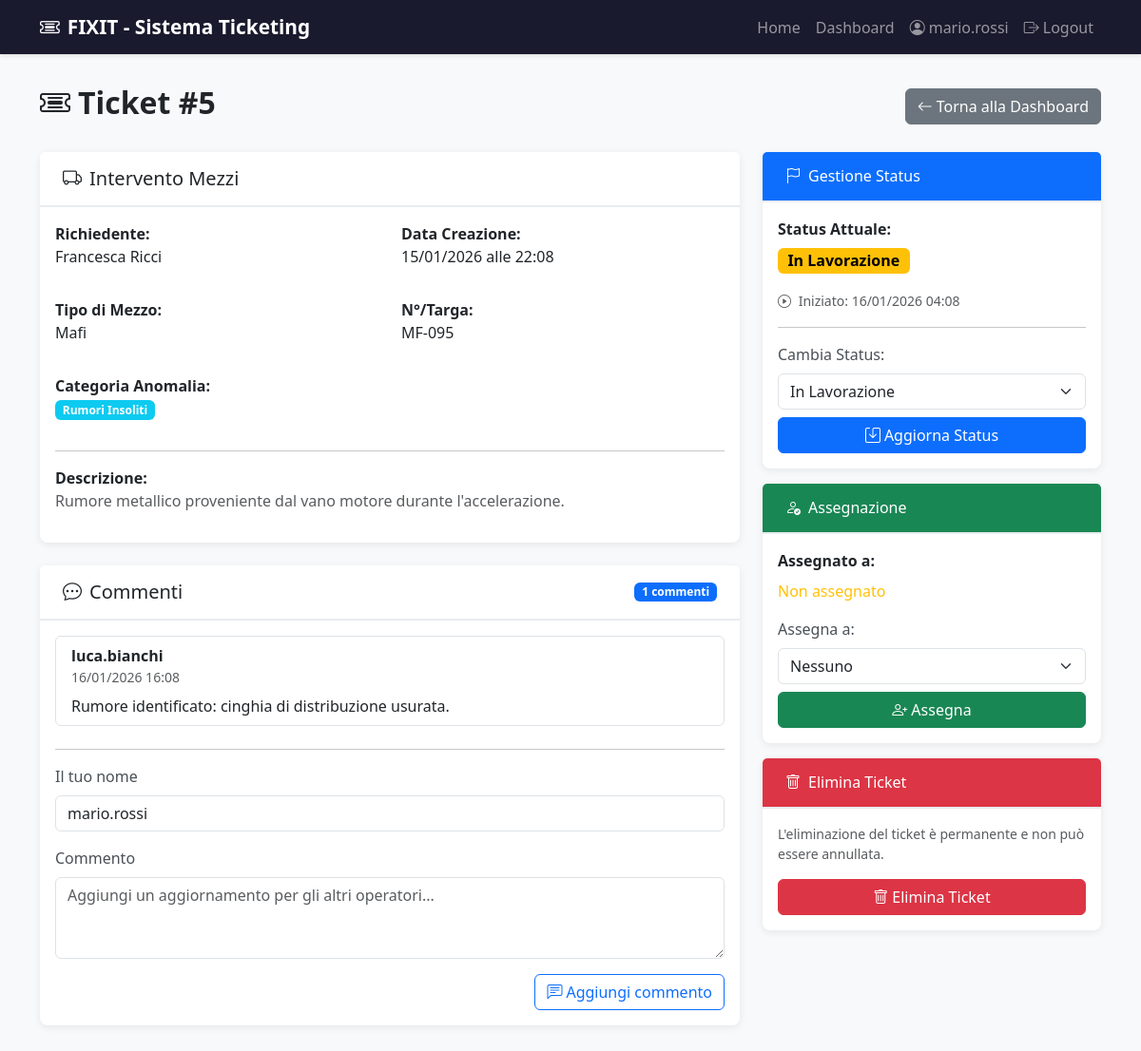
Screenshot of /admin/ticket/5 (signed in) with the database file from the repository.
### app.py (models this page shows, shortened)
class User(db.Model):
    __tablename__ = 'users'
    id = db.Column(db.Integer, primary_key=True)
    username = db.Column(db.String(80), unique=True, nullable=False)
    password_hash = db.Column(db.String(200), nullable=False)
    is_superuser = db.Column(db.Boolean, default=False, nullable=False)
    assigned_tickets = db.relationship('Ticket', backref='assigned_to', lazy=True, foreign_keys='Ticket.assigned_to_id')

class Ticket(db.Model):
    __tablename__ = 'tickets'
    id = db.Column(db.Integer, primary_key=True)
    ticket_type = db.Column(db.String(20), nullable=False)  # 'MEZZO' or 'TECNICO'
    status = db.Column(db.String(20), default='NUOVO', nullable=False)  # 'NUOVO', 'IN_LAVORAZIONE', 'RISOLTO'
    created_at = db.Column(db.DateTime, default=datetime.utcnow, nullable=False)
    started_at = db.Column(db.DateTime, nullable=True)
    closed_at = db.Column(db.DateTime, nullable=True)
    requester_name = db.Column(db.String(100), nullable=False)
    description = db.Column(db.Text, nullable=False)
    image_filename = db.Column(db.String(200), nullable=True)
    assigned_to_id = db.Column(db.Integer, db.ForeignKey('users.id'), nullable=True)
    vehicle_type = db.Column(db.String(50), nullable=True)
    vehicle_number = db.Column(db.String(50), nullable=True)
    anomaly_category = db.Column(db.String(100), nullable=True)
    department = db.Column(db.String(100), nullable=True)
    title = db.Column(db.String(200), nullable=True)
    priority = db.Column(db.String(20), nullable=True)  # 'BASSA', 'MEDIA', 'ALTA'
    comments = db.relationship('Comment', backref='ticket', lazy=True, cascade='all, delete-orphan')

class Comment(db.Model):
    __tablename__ = 'comments'
    id = db.Column(db.Integer, primary_key=True)
    ticket_id = db.Column(db.Integer, db.ForeignKey('tickets.id'), nullable=False)
    author_name = db.Column(db.String(100), nullable=False)
    body = db.Column(db.Text, nullable=False)
    created_at = db.Column(db.DateTime, default=datetime.utcnow, nullable=False)

### app.py (the view, shortened to what this page needs)
@app.route('/admin/ticket/<int:ticket_id>', methods=['GET', 'POST'])
@login_required
def ticket_detail(ticket_id):
    ticket = Ticket.query.get_or_404(ticket_id)
    comments = Comment.query.filter_by(ticket_id=ticket_id).order_by(Comment.created_at.desc()).all()
    admins = User.query.all()
    return render_template('ticket_detail.html', ticket=ticket, admins=admins, comments=comments)

### app.py (called while the page is built)
def login_required(f):
    @wraps(f)
    def decorated_function(*args, **kwargs):
        if 'user_id' not in session:
            flash('Devi effettuare il login per accedere a questa pagina.', 'warning')
            return redirect(url_for('login'))
        return f(*args, **kwargs)
    return decorated_function

### templates/ticket_detail.html (shortened to what this page needs)
{% extends "base.html" %}
{% block content %}
<div class="row">
    <div class="col-12">
        <div class="d-flex justify-content-between align-items-center mb-4">
            <h2 class="fw-bold">
                <i class="bi bi-ticket-detailed me-2"></i>Ticket #{{ ticket.id }}
            </h2>
            <a href="{{ url_for('dashboard') }}" class="btn btn-secondary">
                <i class="bi bi-arrow-left me-1"></i>Torna alla Dashboard
            </a>
        </div>
        <div class="row">
            <div class="col-md-8">
                <div class="card mb-4">
                    <div class="card-header">
                        <h5 class="mb-0">
                            {% if ticket.ticket_type == 'MEZZO' %}
                                <i class="bi bi-truck me-2"></i>Intervento Mezzi
                            {% else %}
                                <i class="bi bi-wrench-adjustable me-2"></i>Intervento Generico
                            {% endif %}
                        </h5>
                    </div>
                    <div class="card-body">
                        <div class="row mb-3">
                            <div class="col-md-6">
                                <strong>Richiedente:</strong>
                                <p>{{ ticket.requester_name }}</p>
                            </div>
                            <div class="col-md-6">
                                <strong>Data Creazione:</strong>
                                <p>{{ ticket.created_at.strftime('%d/%m/%Y alle %H:%M') }}</p>
                            </div>
                        </div>
                        {% if ticket.ticket_type == 'MEZZO' %}
                            <div class="row mb-3">
                                <div class="col-md-6">
                                    <strong>Tipo di Mezzo:</strong>
                                    <p>{{ ticket.vehicle_type }}</p>
                                </div>
                                <div class="col-md-6">
                                    <strong>N°/Targa:</strong>
                                    <p>{{ ticket.vehicle_number }}</p>
                                </div>
                            </div>
                            <div class="row mb-3">
                                <div class="col-md-6">
                                    <strong>Categoria Anomalia:</strong>
                                    <p><span class="badge bg-info">{{ ticket.anomaly_category }}</span></p>
                                </div>
                            </div>
                        {% endif %}
                        <hr>
                        <div class="mb-3">
                            <strong>Descrizione:</strong>
                            <p class="text-muted">{{ ticket.description }}</p>
                        </div>
                    </div>
                </div>
                <div class="card mb-4">
                    <div class="card-header d-flex justify-content-between align-items-center">
                        <h5 class="mb-0"><i class="bi bi-chat-dots me-2"></i>Commenti</h5>
                        <span class="badge bg-primary">{{ comments|length }} commenti</span>
                    </div>
                    <div class="card-body">
                        {% if comments %}
                            <div class="list-group mb-4">
                                {% for comment in comments %}
                                    <div class="list-group-item">
                                        <div class="d-flex justify-content-between align-items-start">
                                            <div>
                                                <strong>{{ comment.author_name }}</strong>
                                                <div class="text-muted small">{{ comment.created_at.strftime('%d/%m/%Y %H:%M') }}</div>
                                            </div>
                                        </div>
                                        <p class="mb-0 mt-2">{{ comment.body }}</p>
                                    </div>
                                {% endfor %}
                            </div>
                        {% else %}
                            <p class="text-muted">Nessun commento presente.</p>
                        {% endif %}
                        <hr>
                        <form method="POST" action="{{ url_for('ticket_detail', ticket_id=ticket.id) }}">
                            <div class="mb-3">
                                <label for="author_name" class="form-label">Il tuo nome</label>
                                <input type="text" class="form-control" id="author_name" name="author_name" value="{{ session.get('username', '') }}" readonly>
                            </div>
                            <div class="mb-3">
                                <label for="comment_body" class="form-label">Commento</label>
                                <textarea class="form-control" id="comment_body" name="comment_body" rows="3" placeholder="Aggiungi un aggiornamento per gli altri operatori..." required></textarea>
                            </div>
                            <div class="d-grid d-md-flex justify-content-md-end">
                                <button type="submit" class="btn btn-outline-primary">
                                    <i class="bi bi-chat-left-text me-1"></i>Aggiungi commento
                                </button>
                            </div>
                        </form>
                    </div>
                </div>
            </div>
            <div class="col-md-4">
                <div class="card mb-3">
                    <div class="card-header bg-primary text-white">
                        <h6 class="mb-0"><i class="bi bi-flag me-2"></i>Gestione Status</h6>
                    </div>
                    <div class="card-body">
                        <div class="mb-3">
                            <strong>Status Attuale:</strong>
                            <div class="mt-2">
                                {% if ticket.status == 'NUOVO' %}
                                    <span class="badge status-nuovo fs-6">Nuovo</span>
                                {% elif ticket.status == 'IN_LAVORAZIONE' %}
                                    <span class="badge status-in_lavorazione fs-6">In Lavorazione</span>
                                {% else %}
                                    <span class="badge status-risolto fs-6">Risolto</span>
                                {% endif %}
                            </div>
                        </div>
                        {% if ticket.started_at %}
                            <div class="mb-2">
                                <small class="text-muted">
                                    <i class="bi bi-play-circle me-1"></i>
                                    Iniziato: {{ ticket.started_at.strftime('%d/%m/%Y %H:%M') }}
                                </small>
                            </div>
                        {% endif %}
                        <hr>
                        <form method="POST" action="{{ url_for('ticket_detail', ticket_id=ticket.id) }}">
                            <label class="form-label">Cambia Status:</label>
                            <select name="status" class="form-select mb-2">
                                <option value="IN_LAVORAZIONE" {% if ticket.status == 'IN_LAVORAZIONE' %}selected{% endif %}>In Lavorazione</option>
                            </select>
                            <button type="submit" class="btn btn-primary w-100">
                                <i class="bi bi-save me-1"></i>Aggiorna Status
                            </button>
                        </form>
                    </div>
                </div>
                <div class="card mb-3">
                    <div class="card-header bg-success text-white">
                        <h6 class="mb-0"><i class="bi bi-person-check me-2"></i>Assegnazione</h6>
                    </div>
                    <div class="card-body">
                        <div class="mb-3">
                            <strong>Assegnato a:</strong>
                            <div class="mt-2">
                                {% if ticket.assigned_to %}
                                    <span class="badge bg-secondary">{{ ticket.assigned_to.username }}</span>
                                {% else %}
                                    <span class="text-warning">Non assegnato</span>
                                {% endif %}
                            </div>
                        </div>
                        <form method="POST" action="{{ url_for('ticket_detail', ticket_id=ticket.id) }}">
                            <label class="form-label">Assegna a:</label>
                            <select name="assigned_to_id" class="form-select mb-2">
                                <option value="none">Nessuno</option>
                            </select>
                            <button type="submit" class="btn btn-success w-100">
                                <i class="bi bi-person-plus me-1"></i>Assegna
                            </button>
                        </form>
                    </div>
                </div>
                <div class="card border-danger">
                    <div class="card-header bg-danger text-white">
                        <h6 class="mb-0"><i class="bi bi-trash me-2"></i>Elimina Ticket</h6>
                    </div>
                    <div class="card-body">
                        <p class="small text-muted mb-3">
                            L'eliminazione del ticket è permanente e non può essere annullata.
                        </p>
                        <form method="POST" action="{{ url_for('ticket_detail', ticket_id=ticket.id) }}"
                              onsubmit="return confirm('Sei sicuro di voler eliminare questo ticket? Questa azione è irreversibile.');">
                            <button type="submit" class="btn btn-danger w-100">
                                <i class="bi bi-trash me-1"></i>Elimina Ticket
                            </button>
                        </form>
                    </div>
                </div>
            </div>
        </div>
    </div>
</div>
{% endblock %}

### templates/base.html (shortened to what this page needs)
<!DOCTYPE html>
<html lang="it">
<head>
    <link href="https://cdn.jsdelivr.net/npm/bootstrap@5.3.0/dist/css/bootstrap.min.css" rel="stylesheet">
    <link rel="stylesheet" href="https://cdn.jsdelivr.net/npm/bootstrap-icons@1.10.0/font/bootstrap-icons.css">
</head>
<body>
    <nav class="navbar navbar-expand-lg navbar-dark">
        <div class="container">
            <a class="navbar-brand" href="{{ url_for('index') }}">
                <i class="bi bi-ticket-detailed me-2"></i>FIXIT - Sistema Ticketing
            </a>
            <div class="collapse navbar-collapse" id="navbarNav">
                <ul class="navbar-nav ms-auto">
                    <li class="nav-item">
                        <a class="nav-link" href="{{ url_for('index') }}">Home</a>
                    </li>
                    {% if session.get('user_id') %}
                        <li class="nav-item">
                            <a class="nav-link" href="{{ url_for('dashboard') }}">Dashboard</a>
                        </li>
                        <li class="nav-item">
                            <span class="nav-link">
                                <i class="bi bi-person-circle me-1"></i>{{ session.get('username') }}
                            </span>
                        </li>
                        <li class="nav-item">
                            <a class="nav-link" href="{{ url_for('logout') }}">
                                <i class="bi bi-box-arrow-right me-1"></i>Logout
                            </a>
                        </li>
                    {% else %}
                        <li class="nav-item">
                            <a class="nav-link" href="{{ url_for('login') }}">
                                <i class="bi bi-lock me-1"></i>Admin Login
                            </a>
                        </li>
                    {% endif %}
                </ul>
            </div>
        </div>
    </nav>
    <div class="main-content">
        <div class="container">
            {% block content %}{% endblock %}
        </div>
    </div>
</body>
</html>

### templates/base.html (style rules this page uses)
body { background-color: #f8f9fa; font-family: 'Segoe UI', Tahoma, Geneva, Verdana, sans-serif; }
.navbar { background-color: #1a1a2e !important; box-shadow: 0 2px 4px rgba(0,0,0,0.1); }
.navbar-brand { font-weight: 600; font-size: 1.3rem; }
.main-content { padding: 2rem 0; min-height: 100vh; }
.card { border: none; box-shadow: 0 2px 8px rgba(0,0,0,0.08); border-radius: 8px; margin-bottom: 1.5rem; }
.card-header { background-color: #fff; border-bottom: 2px solid #e9ecef; font-weight: 600; padding: 1rem 1.5rem; }
.btn-primary { background-color: #0d6efd; border-color: #0d6efd; }
.status-in_lavorazione { background-color: #ffc107; color: #000; }
.form-label { font-weight: 500; color: #495057; }

### rows the page displays
User: get "mario.rossi"
Ticket: id "5", requester_name "Francesca Ricci", created_at "15/01/2026 alle 22:08", vehicle_type "Mafi", vehicle_number "MF-095", anomaly_category "Rumori Insoliti", description "Rumore metallico proveniente dal vano motore durante l'accelerazione.", started_at "16/01/2026 04:08", status "In Lavorazione"
Comment: author_name "luca.bianchi", created_at "16/01/2026 16:08", body "Rumore identificato: cinghia di distribuzione usurata."

### other values shown
{{ comments|length }} "1"
